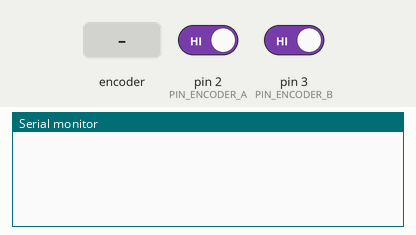
This sketch was run on a simulated Arduino Uno, built with avr-gcc and run on an emulated ATmega328P. Shown: the last lines printed to the serial monitor. Inputs (shaded band) come from the test bench; at power-on: pin 2 (PIN_ENCODER_A) HIGH, pin 3 (PIN_ENCODER_B) HIGH.

Above: at 1.2 s.
1.3 s: rotary encoder on pin 2 (PIN_ENCODER_A) / pin 3 (PIN_ENCODER_B) turned 1 step (first pin leading)
At 2.0 s:
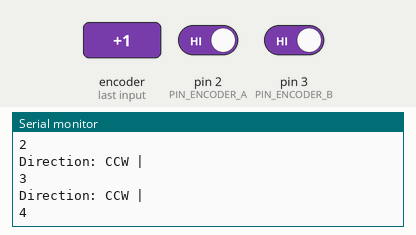
3.0 s: rotary encoder on pin 2 (PIN_ENCODER_A) / pin 3 (PIN_ENCODER_B) turned 2 steps (second pin leading)
At 4.6 s:
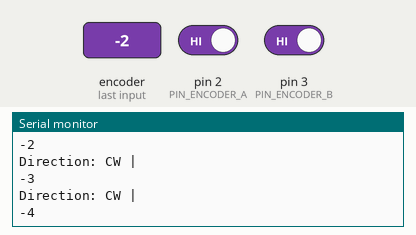
Timing chart, 0 to 6.1 s (numbered marks = the images above; inputs shaded):
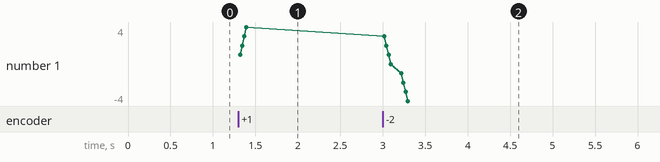

Measured:
- after the input at 1.3 s, the serial monitor: prints a new line at once (image 1)
- after the input at 3.0 s, the serial monitor: prints a new line at once (image 2)
- plotted number 1: 4 → -4 after the input at 3.0 s

The sketch:

Task6_2.ino
```cpp
// Rotary Encoder Inputs
#define PIN_ENCODER_A 2
#define PIN_ENCODER_B 3

//Counter variable (four per resolution)
int counter = 0;

void setup() {

	//Set encoder pins as inputs
	pinMode(PIN_ENCODER_A,INPUT_PULLUP);
	pinMode(PIN_ENCODER_B,INPUT_PULLUP);

	// Setup Serial Monitor
	Serial.begin(9600);

  //Define functions as ISR
  attachInterrupt(digitalPinToInterrupt(PIN_ENCODER_A), ISR_A,CHANGE);
  attachInterrupt(digitalPinToInterrupt(PIN_ENCODER_B), ISR_B,CHANGE);
}

//Pin_A ISR
void ISR_A(void)
{
  if(digitalRead(PIN_ENCODER_A) != digitalRead(PIN_ENCODER_B))
    {
      counter++;
      Serial.println("Direction: CCW | ");
      Serial.println(counter);
    }
  else
    {
      counter--;
      Serial.println("Direction: CW | ");
      Serial.println(counter);
    }
}

//PIN_B ISR
void ISR_B(void)
{
  if(digitalRead(PIN_ENCODER_B) == digitalRead(PIN_ENCODER_A))
    {
      counter++;
      Serial.println("Direction: CCW | ");
      Serial.println(counter);
    }
  else
    {
      counter--;
      Serial.println("Direction: CW | ");
      Serial.println(counter);
    }
}


void loop()
{
	delay(1);
}
```
